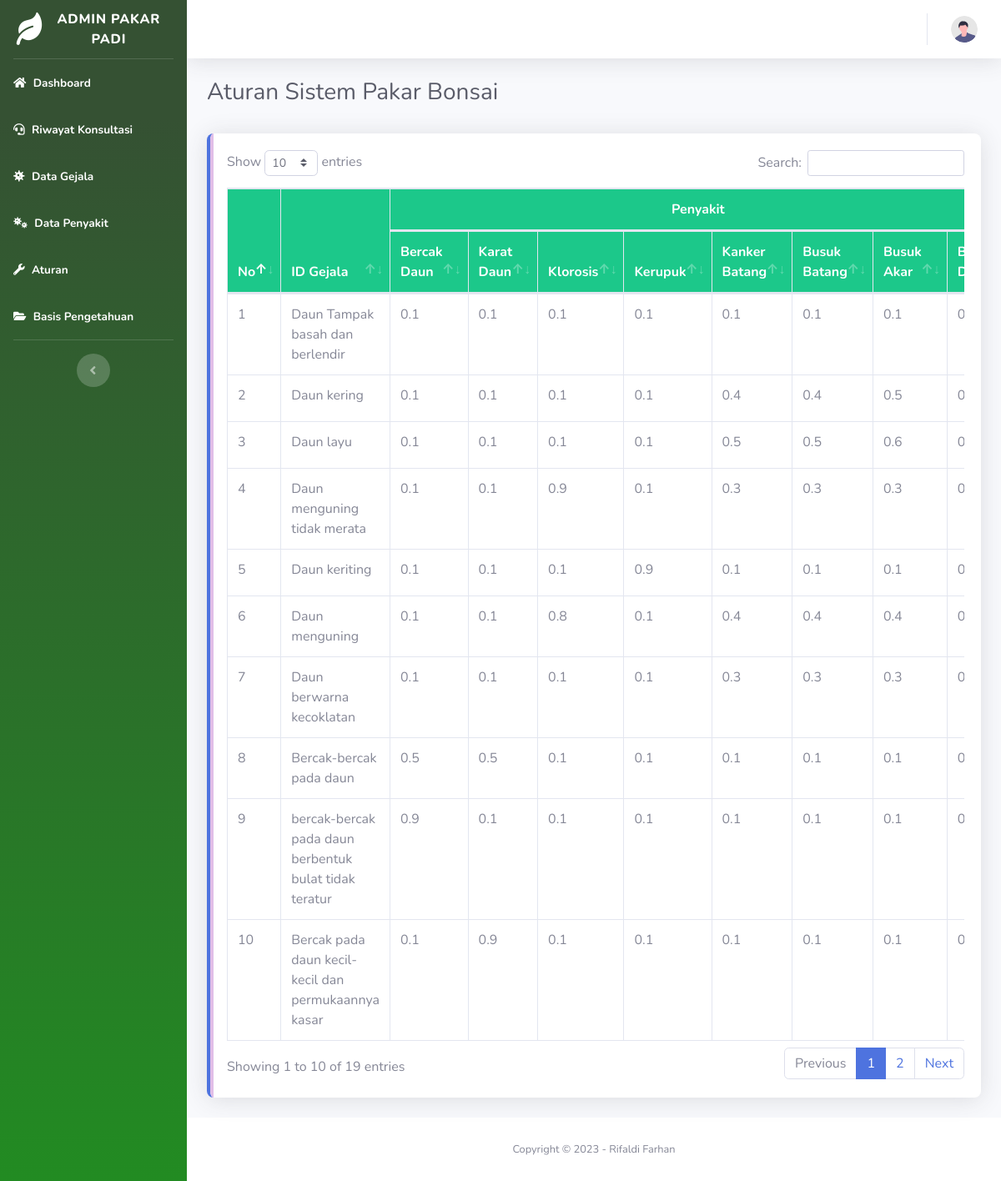
The page /Admin/Aturan (signed in) on the database as committed earlier.
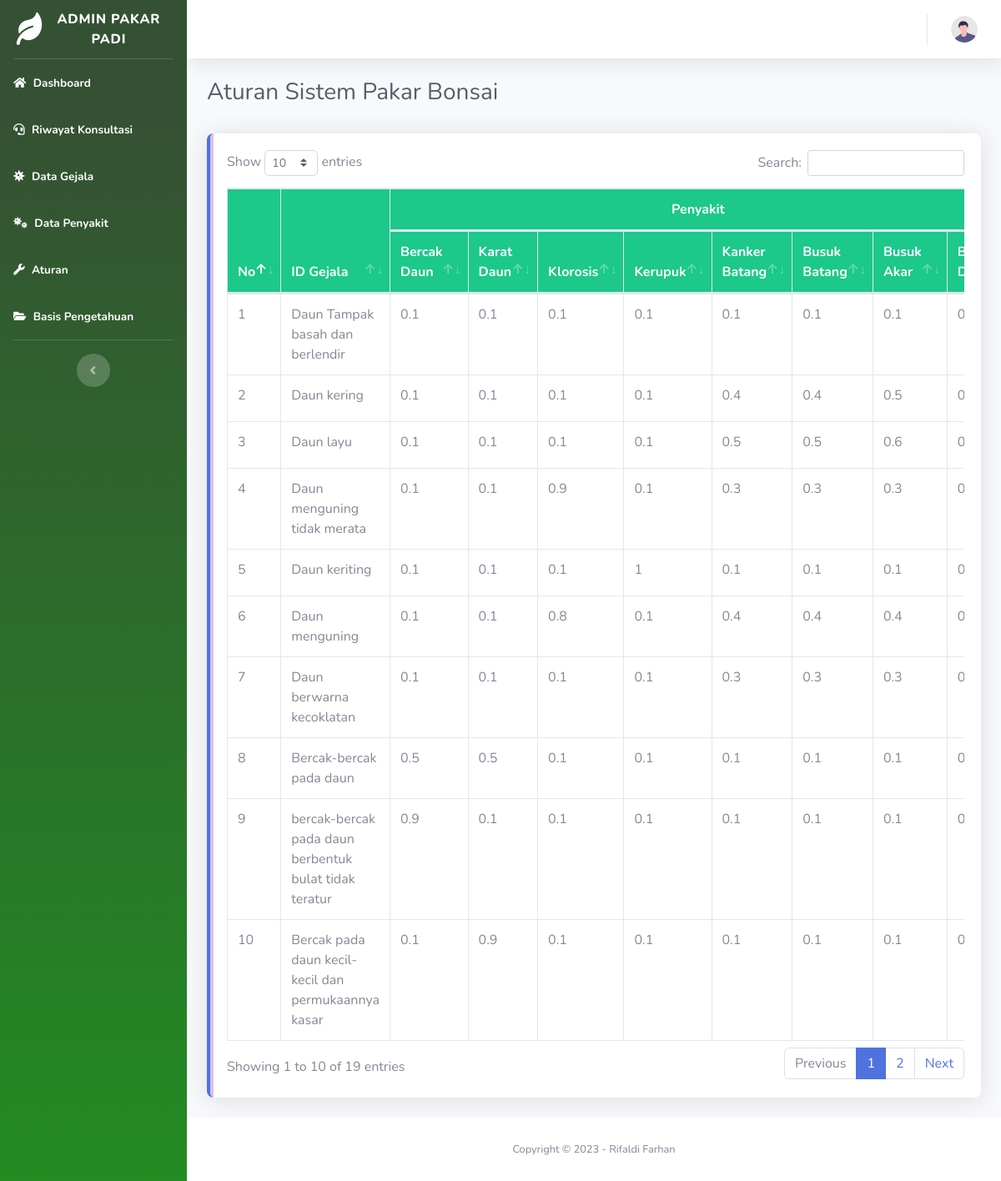
The same page on the database as committed later.
### tables this page shows
CREATE TABLE `penyakit` (
  `id_penyakit` varchar(10) NOT NULL,
  `nama_penyakit` varchar(100) NOT NULL,
  `pengendalian` text NOT NULL
);

CREATE TABLE `gejala` (
  `id_gejala` varchar(10) NOT NULL,
  `nama_gejala` varchar(100) NOT NULL
);

CREATE TABLE `skor_gejala` (
  `idskor_gejala` int(11) NOT NULL,
  `gejala_idgejala` varchar(5) NOT NULL,
  `penyakit_idpenyakit` varchar(5) NOT NULL,
  `skor` float NOT NULL
);

### application/modules/Admin/controllers/Aturan.php (called while the page is built, shortened)
<?php
class Aturan extends CI_Controller
{
    function __construct()
    {
        $this->load->model("M_aturan");
    }
    public function index()
    {
        $data = array(
            "penyakit"      => $this->M_aturan->list_penyakit()->result(),
            "gejala"        => $this->M_aturan->list_gejala()->result(),
            'content'       => 'Admin/aturan/index',
        );
        $this->load->view('template_admin/template_admin', $data);
    }
}

### index.php (called while the page is built, shortened)
<?php
require_once BASEPATH.'core/CodeIgniter.php';

### application/modules/Admin/models/M_aturan.php (called while the page is built, shortened)
<?php
class M_aturan extends CI_Model
{
    public function list_gejala()
    {
        return $this->db->get("gejala");
    }
    public function list_penyakit()
    {
        return $this->db->get("penyakit");
    }
    public function get_Skor($idgejala, $idpenyakit)
    {
        $this->db->where("gejala_idgejala", "$idgejala");
        $this->db->where("penyakit_idpenyakit", "$idpenyakit");
        return $this->db->get("skor_gejala")->row_array()['skor'];
    }
}

### application/modules/Admin/views/aturan/index.php (the view, shortened to what this page needs)
<div class="container-fluid">
    <div class="d-sm-flex align-items-center justify-content-between mb-4">
        <h1 class="h3 mb-2 text-gray-800">Aturan Sistem Pakar Bonsai</h1>
    </div>
    <div class="card border-left-primary shadow mb-4">
        <div class="card-body">
            <div class="table-responsive">
                <table class="table table-bordered" id="dataTable" cellspacing="0">
                    <thead class="bg-success text-white">
                        <tr>
                            <th rowspan="2">No</th>
                            <th rowspan="2">ID Gejala</th>
                            <th colspan="<?php echo sizeof($penyakit) ?>" class="text-center">Penyakit</th>
                        </tr>
                        <tr>
                            <?php foreach ($penyakit as $val_penyakit) : ?>
                                <th><?php echo $val_penyakit->nama_penyakit ?></th>
                            <?php endforeach; ?>
                        </tr>
                    </thead>
                    <tbody>
                        <?php $no = 1;
                        foreach ($gejala as $val_gejala) : ?>
                            <tr>
                                <td><?php echo $no++ ?></td>
                                <td><?php echo $val_gejala->nama_gejala ?></td>
                                <?php foreach ($penyakit as $val_penyakit) : ?>
                                    <td><?php echo @$this->M_aturan->get_Skor($val_gejala->id_gejala, $val_penyakit->id_penyakit) + 0 ?></td>
                                <?php endforeach; ?>
                            </tr>
                        <?php endforeach; ?>
                    </tbody>
                </table>
            </div>
        </div>
    </div>
</div>

### application/third_party/MX/Loader.php (shortened to what this page needs)
<?php (defined('BASEPATH')) OR exit('No direct script access allowed');
class MX_Loader extends CI_Loader
{
	protected $_module;
	public $_ci_cached_vars = array();
	public function initialize($controller = NULL)
	{
		$this->_module = CI::$APP->router->fetch_module();
	}
	public function database($params = '', $return = FALSE, $query_builder = NULL)
	{
		CI::$APP->db = DB($params, $query_builder);
		return $this;
	}
	public function model($model, $object_name = NULL, $connect = FALSE)
	{
		if (is_array($model)) return $this->models($model);
		($_alias = $object_name) OR $_alias = basename($model);
		list($path, $_model) = Modules::find(strtolower($model), $this->_module, 'models/');
		if ($path == FALSE)
		{
			parent::model($model, $object_name, $connect);
		}
		else
		{
			CI::$APP->$_alias = new $model();
		}
		return $this;
	}
	public function models($models)
	{
		return $this;
	}
	public function view($view, $vars = array(), $return = FALSE)
	{
		list($path, $_view) = Modules::find($view, $this->_module, 'views/');
		if ($path != FALSE)
		{
			$this->_ci_view_paths = array($path => TRUE) + $this->_ci_view_paths;
			$view = $_view;
		}
		if (method_exists($this, '_ci_object_to_array'))
		{
			return $this->_ci_load(array('_ci_view' => $view, '_ci_vars' => $this->_ci_object_to_array($vars), '_ci_return' => $return));
		} else {
			return $this->_ci_load(array('_ci_view' => $view, '_ci_vars' => $this->_ci_prepare_view_vars($vars), '_ci_return' => $return));
		}
	}
	public function __get($class)
	{
		return (isset($this->controller)) ? $this->controller->$class : CI::$APP->$class;
	}
	public function _ci_load($_ci_data)
	{
		extract($_ci_data);
		if (isset($_ci_view))
		{
			$_ci_path = '';
			$_ci_file = (pathinfo($_ci_view, PATHINFO_EXTENSION)) ? $_ci_view : $_ci_view.EXT;
			foreach ($this->_ci_view_paths as $path => $cascade)
			{
				if (file_exists($view = $path.$_ci_file))
				{
					$_ci_path = $view;
					break;
				}
			}
		}
		elseif (isset($_ci_path))
		{
			$_ci_file = basename($_ci_path);
			if( ! file_exists($_ci_path)) $_ci_path = '';
		}
		if (isset($_ci_vars))
		$this->_ci_cached_vars = array_merge($this->_ci_cached_vars, (array) $_ci_vars);
		extract($this->_ci_cached_vars);
		if ((bool) @ini_get('short_open_tag') === FALSE && CI::$APP->config->item('rewrite_short_tags') == TRUE)
		{
			echo eval('?>'.preg_replace("/;*\s*\?>/", "; ?>", str_replace('<?=', '<?php echo ', file_get_contents($_ci_path))));
		}
		else
		{
			include($_ci_path);
		}
		if (ob_get_level() > $this->_ci_ob_level + 1)
		{
			ob_end_flush();
		}
		else
		{
			CI::$APP->output->append_output(ob_get_clean());
		}
	}
}

### application/modules/template_admin/views/template_admin.php
<!DOCTYPE html>
<html lang="en" dir="ltr">
<?php $this->load->view("header"); ?>
<body>
  <?php $this->load->view("menu"); ?>
  <?php $this->load->view("topbar"); ?>
  <?php $this->load->view($content); ?>
  <?php $this->load->view("footer"); ?>
  <?php $this->load->view("js"); ?>
</body>
</html>

### application/modules/template_admin/views/header.php (shortened to what this page needs)
<!DOCTYPE html>
<html lang="en">
<head>
    <link href="<?php echo base_url() ?>desain/sbadmin/vendor/fontawesome-free/css/all.min.css" rel="stylesheet" type="text/css">
    <link href="<?php echo base_url() ?>desain/sbadmin/css/sb-admin-2.css" rel="stylesheet">
    <link href="<?php echo base_url() ?>desain/sbadmin/css/sb-admin-2.min.css" rel="stylesheet">
    <link href="<?php echo base_url() ?>desain/custom/css/mycss.css" rel="stylesheet" type="text/css" />
    <link rel="stylesheet" type="text/css" href="<?php echo base_url('desain/custom/DataTable/datatables/lib/css/dataTables.bootstrap.min.css') ?>"/>
    <link href="<?php echo base_url() ?>desain/sbadmin/vendor/datatables/dataTables.bootstrap4.min.css" rel="stylesheet">
</head>

### application/modules/template_admin/views/menu.php
<body id="page-top">
  <div id="wrapper">
    <ul class="navbar-nav bg-gradient-utama sidebar sidebar-dark accordion" id="accordionSidebar">
      <a class="sidebar-brand d-flex align-items-center justify-content-center" href="#">
        <div class="sidebar-brand-icon rotate-n-15">
          <i class="fas fa-leaf"></i>
        </div>
        <div class="sidebar-brand-text">Admin Pakar Padi</div>
      </a>
      <hr class="sidebar-divider my-0">
      <li class="nav-item active">
        <a class="nav-link" href="<?php echo base_url('Admin/Dashboard'); ?>">
          <i class="fas fa-home"></i>
          <span>Dashboard</span></a>
      </li>
      <li class="nav-item active">
        <a class="nav-link" href="<?php echo base_url('Admin/RiwayatKonsultasi'); ?>">
          <i class="fas fa-headset"></i>
          <span>Riwayat Konsultasi</span></a>
      </li>
      <li class="nav-item active">
        <a class="nav-link" href="<?php echo base_url('Admin/Gejala'); ?>">
          <i class="fas fa-virus"></i>
          <span>Data Gejala</span></a>
      </li>
      <li class="nav-item active">
        <a class="nav-link" href="<?php echo base_url('Admin/Penyakit'); ?>">
          <i class="fas fa-viruses"></i>
          <span>Data Penyakit</span></a>
      </li>
      <li class="nav-item active">
        <a class="nav-link" href="<?php echo base_url('Admin/Aturan'); ?>">
          <i class="fas fa-wrench"></i>
          <span>Aturan</span></a>
      </li>
      <li class="nav-item active">
        <a class="nav-link" href="<?php echo base_url('Admin/BasisPengetahuan'); ?>">
          <i class="fas fa-folder-open"></i>
          <span>Basis Pengetahuan</span></a>
      </li>
      <hr class="sidebar-divider d-none d-md-block">
      <div class="text-center d-none d-md-inline">
        <button class="rounded-circle border-0" id="sidebarToggle"></button>
      </div>
    </ul>

### application/modules/template_admin/views/topbar.php (shortened to what this page needs)
<div id="content-wrapper" class="d-flex flex-column">
  <div id="content">
    <nav class="navbar navbar-expand navbar-light bg-white topbar mb-4 static-top shadow">
      <ul class="navbar-nav ml-auto">
        <li class="nav-item dropdown no-arrow">
          <a class="nav-link dropdown-toggle" href="#" id="userDropdown" role="button" data-toggle="dropdown" aria-haspopup="true" aria-expanded="false">
            <img class="img-profile rounded-circle" src="<?php echo base_url(); ?>desain/sbadmin/img/undraw_profile.svg">
          </a>
        </li>
      </ul>
    </nav>

### application/modules/template_admin/views/footer.php (shortened to what this page needs)
<footer class="sticky-footer bg-white">
  <div class="container my-auto">
    <div class="copyright text-center my-auto">
      <span>Copyright &copy;  - Rifaldi Farhan</span>
    </div>
  </div>
</footer>
</div>
</div>

### application/modules/template_admin/views/js.php (shortened to what this page needs)
</body>
</html>

### desain/custom/css/mycss.css (style rules this page uses)
.card { border:none; position:relative; overflow:hidden; border-radius:8px; cursor:pointer; }
.card:before { content:""; position:absolute; left:0; top:0; width:4px; height:100%; background-color:#E1BEE7; transform:scaleY(1); transition:all 0.5s; transform-origin: bottom }
.card:after { content:""; position:absolute; left:0; top:0; width:4px; height:100%; background-color:#27583a; transform:scaleY(0); transition:all 0.5s; transform-origin: bottom }
.bg-gradient-utama { background-color: #006400; background-image: linear-gradient(180deg, #355133 10%, #228B22 100%); background-size: cover; }

Rows that differ between the two databases and show on the page:
changed through a linked row, gejala "Daun keriting": id_gejala.skor "0.9" → "1"
